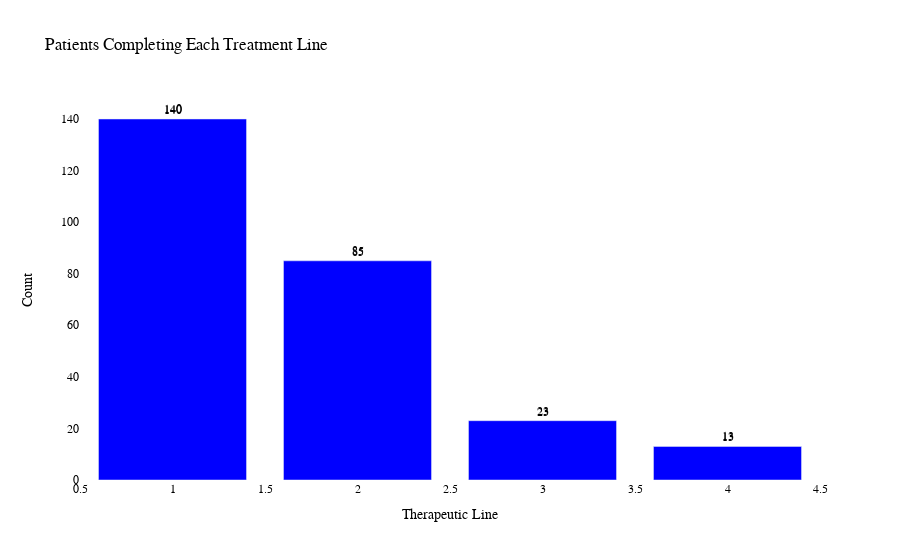

The code cell stored with this chart in its notebook:
### Code cell
import plotly.graph_objects as go

# Calculate the total counts for each ultima_linea
counts = df['ultima_linea'].value_counts().sort_index()

fig = go.Figure()

# Add a single bar for each ultima_linea
fig.add_trace(go.Bar(
    x=counts.index,
    y=counts,
    text=counts,
    textposition='outside', # Display text outside bars
    marker_color='blue' # Choose a single color for all bars
))

# Add annotations for total sums (which in this case are the same as the bar values)
for line, total in counts.items():
    fig.add_annotation(
        x=line,
        y=total,
        text=str(total),
        showarrow=False,
        yshift=10
    )

# Update layout for better clarity and styling
fig.update_layout(
    title="Patients Completing Each Treatment Line",
    xaxis_title="Therapeutic Line",
    yaxis_title="Count",
    plot_bgcolor='white', # Set background to white for a cleaner look
    font=dict(
        family="Arial, sans-serif",
        size=12,
        color="black"
    )
)

# Improve y-axis labels
fig.update_yaxes(
    title_standoff = 25
)

fig.show()

### Figure 1 — Plotly figure (JSON) as saved in the notebook; plotly's stock layout.template omitted (floating-point values rounded to 4 significant figures)
{"data": [{"marker": {"color": "blue"}, "text": [140.0, 85.0, 23.0, 13.0], "textposition": "outside", "x": [1, 2, 3, 4], "y": [140, 85, 23, 13], "type": "bar"}], "layout": {"annotations": [{"showarrow": false, "text": "140", "x": 1, "y": 140, "yshift": 10}, {"showarrow": false, "text": "85", "x": 2, "y": 85, "yshift": 10}, {"showarrow": false, "text": "23", "x": 3, "y": 23, "yshift": 10}, {"showarrow": false, "text": "13", "x": 4, "y": 13, "yshift": 10}], "font": {"family": "Arial, sans-serif", "size": 12, "color": "black"}, "title": {"text": "Patients Completing Each Treatment Line"}, "xaxis": {"title": {"text": "Therapeutic Line"}}, "yaxis": {"title": {"text": "Count", "standoff": 25}}, "plot_bgcolor": "white"}}
